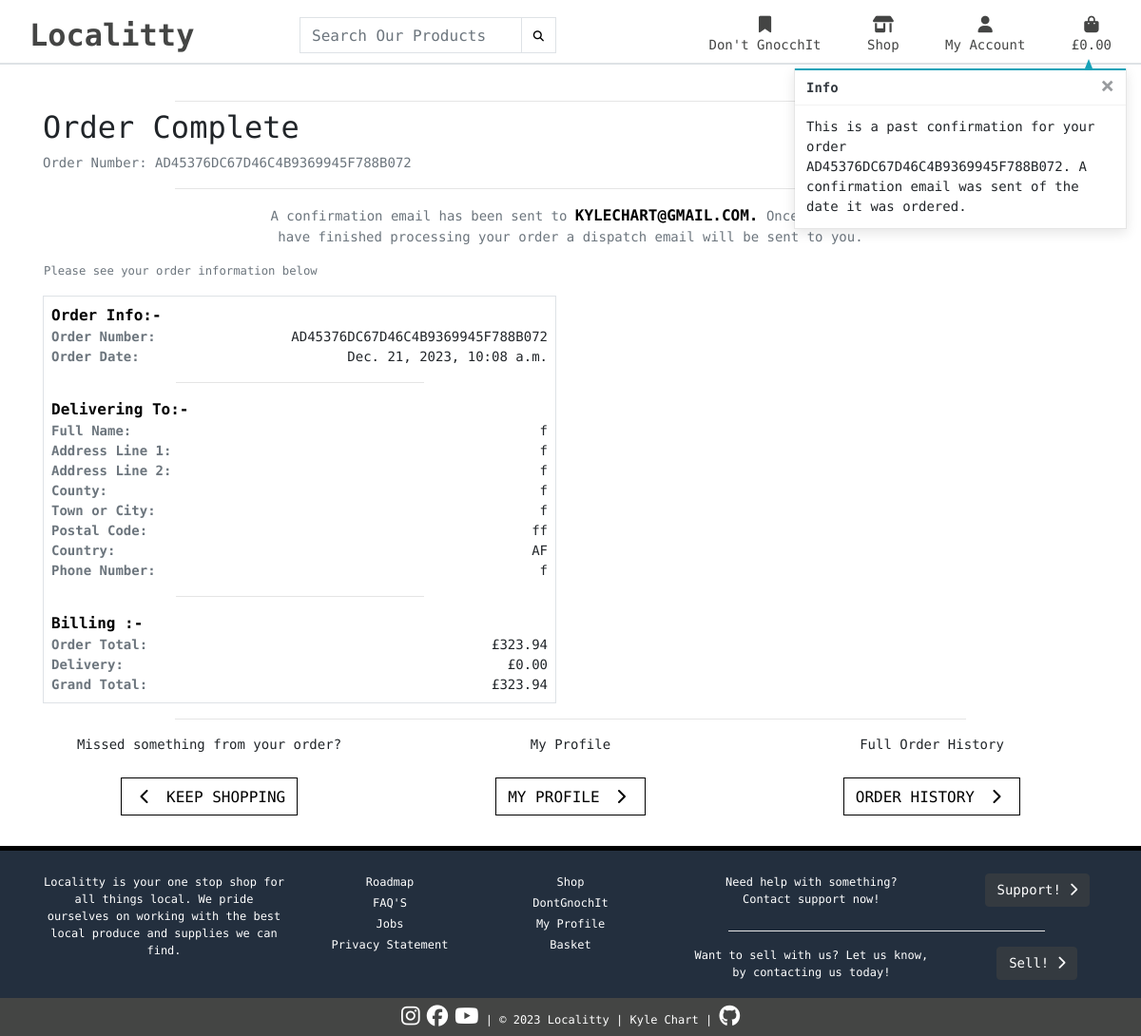
The app's page /profile/order-confirmation/AD45376DC67D46C4B9369945F788B072 (signed in), older data.
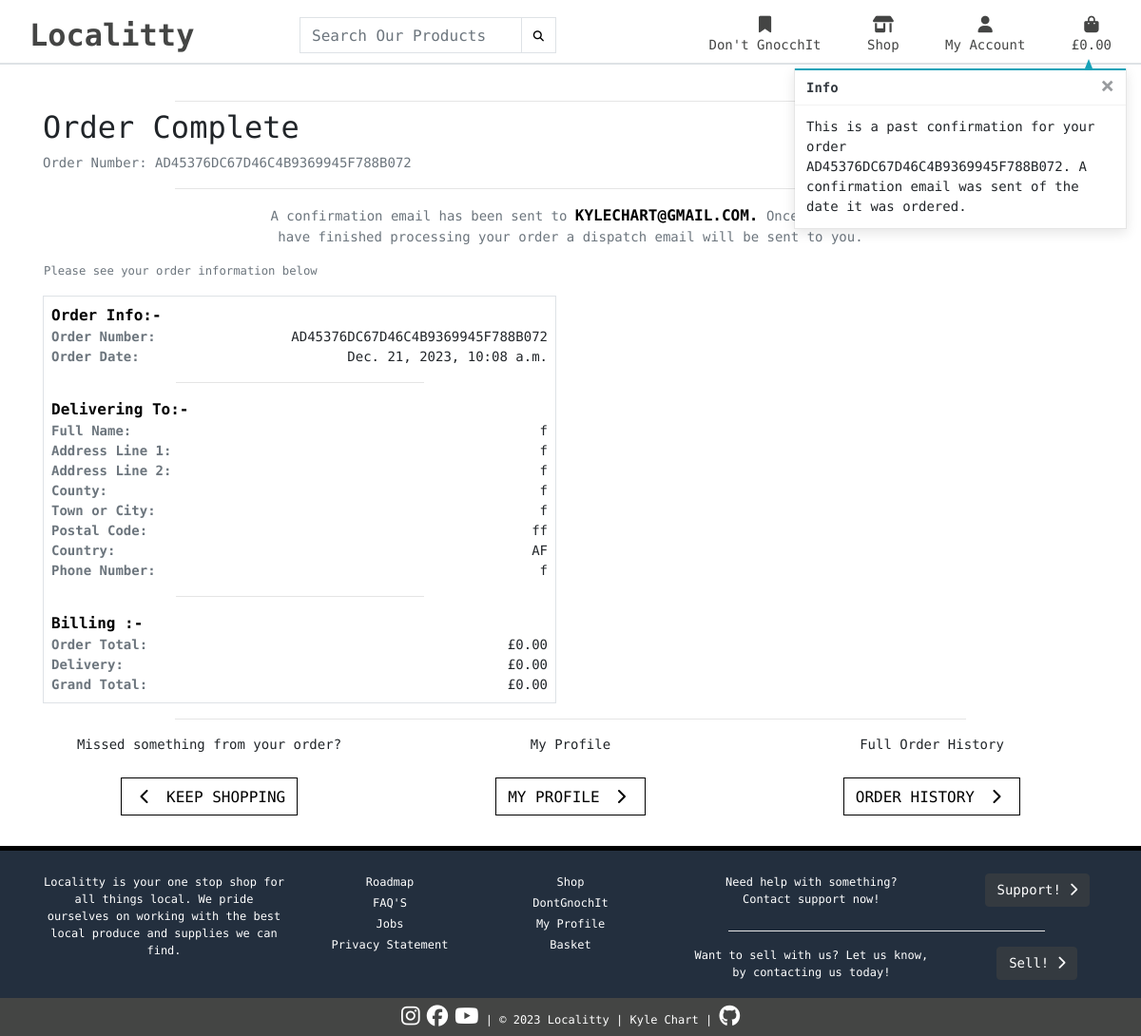
The same page, newer data.
### checkout/models.py (models this page shows, shortened)
class Order(models.Model):
    order_number = models.CharField(max_length=32, null=False, editable=False)
    user_profile = models.ForeignKey(
        UserProfile, on_delete=models.SET_NULL, null=True, blank=True, related_name='orders')
    full_name = models.CharField(max_length=50, null=False, blank=False)
    email = models.EmailField(max_length=254, blank=False, null=False)
    phone_number = models.CharField(max_length=20, null=False, blank=False)
    country = CountryField(blank_label='Country *', null=False, blank=False)
    postcode = models.CharField(max_length=20, null=True, blank=True)
    town_or_city = models.CharField(max_length=40, null=False, blank=False)
    street_address1 = models.CharField(max_length=80, null=False, blank=False)
    street_address2 = models.CharField(max_length=80, null=True, blank=True)
    county = models.CharField(max_length=80, null=True, blank=True)
    date = models.DateTimeField(auto_now_add=True)
    delivery_cost = models.DecimalField(
        max_digits=6, decimal_places=2, null=False, default=0)
    order_total = models.DecimalField(
        max_digits=10, decimal_places=2, null=False, default=0)
    grand_total = models.DecimalField(
        max_digits=10, decimal_places=2, null=False, default=0)
    original_bag = models.TextField(null=False, blank=False, default='')
    stripe_pid = models.CharField(
        max_length=254, null=False, blank=False, default='')
    class Meta:
        verbose_name_plural = 'Order'

### profiles/views.py (the view)
@login_required
def renderorderhistory(request, order_number):
    if not request.user.is_authenticated:
        messages.error(request, f'Sorry, you have to be registered to view this page. \
                       Please log in or make an account and try again.')
        return redirect('account_login')
    orders = get_object_or_404(Order, order_number=order_number)
    messages.info(request, f"This is a past confirmation for your order {order_number}. \
                 A confirmation email was sent of the date it was ordered.")
    template = 'checkout_success.html'
    context = {
        'order': orders,
        'from_profile': True
    }
    return render(request, template, context)

### checkout/templates/checkout_success.html (shortened to what the changed rows need)
{% extends "base.html" %}
{% load static %}
{% block content %}
<div class="container">
    <div class="row">
        <div class="col">
            <hr class="w-75 mb-2">
                <h2 class="page-title">Order Complete</h2>
                <p class="text-muted">Order Number: {{ order.order_number }}</p>
            <hr class="w-75 mt-2">
        </div>
    </div>
    <div class="row">
        <div class="col-12 text-center text-balance">
            <p class="text-muted">
                A confirmation email has been sent to <strong class="text-uppercase text-black">{{ order.email }}.</strong> Once our team have finished processing
                your order a dispatch email will be sent to you.
            </p>
        </div>
    </div>
    <div class="row">
        <div class="col-12 col-lg-6">
            <div class="order-confirmation-wrapper p-2 border">
                <div class="row">
                    <div class="col-12 col-md-8 text-md-right">
                        <p class="mb-0">{{ order.order_number }}</p>
                    </div>
                </div>
                <div class="row">
                    <div class="col-12 col-md-8 text-md-right">
                        <p class="mb-0">{{ order.date }}</p>
                    </div>
                </div>
                <div class="row">
                    <div class="col-12 col-md-8 text-md-right">
                        <p class="mb-0">{{ order.full_name }}</p>
                    </div>
                </div>
                <div class="row">
                    <div class="col-12 col-md-8 text-md-right">
                        <p class="mb-0">{{ order.street_address1 }}</p>
                    </div>
                </div>
                {% if order.street_address2 %}
                <div class="row">
                    <div class="col-12 col-md-4">
                        <p class="mb-0 text-muted font-weight-bold">Address Line 2:</p>
                    </div>
                    <div class="col-12 col-md-8 text-md-right">
                        <p class="mb-0">{{ order.street_address1 }}</p>
                    </div>
                </div>
                {% endif %}
                {% if order.county %}
                <div class="row">
                    <div class="col-12 col-md-4">
                        <p class="mb-0 text-muted font-weight-bold">County:</p>
                    </div>
                    <div class="col-12 col-md-8 text-md-right">
                        <p class="mb-0">{{ order.county }}</p>
                    </div>
                </div>
                {% endif %}
                <div class="row">
                    <div class="col-12 col-md-8 text-md-right">
                        <p class="mb-0">{{ order.town_or_city }}</p>
                    </div>
                </div>
                {% if order.postcode %}
                <div class="row">
                    <div class="col-12 col-md-4">
                        <p class="mb-0 text-muted font-weight-bold">Postal Code:</p>
                    </div>
                    <div class="col-12 col-md-8 text-md-right">
                        <p class="mb-0">{{ order.postcode }}</p>
                    </div>
                </div>
                {% endif %}
                <div class="row">
                    <div class="col-12 col-md-8 text-md-right">
                        <p class="mb-0">{{ order.country }}</p>
                    </div>
                </div>
                <div class="row">
                    <div class="col-12 col-md-8 text-md-right">
                        <p class="mb-0">{{ order.phone_number }}</p>
                    </div>
                </div>
                <div class="row">
                    <div class="col-12 col-md-8 text-md-right">
                        <p class="mb-0">£{{ order.order_total }}</p>
                    </div>
                </div>
                <div class="row">
                    <div class="col-12 col-md-8 text-md-right">
                        <p class="mb-0">£{{ order.delivery_cost }}</p>
                    </div>
                </div>
                <div class="row">
                    <div class="col-12 col-md-8 text-md-right">
                        <p class="mb-0">£{{ order.grand_total }}</p>
                    </div>
                </div>
            </div>
        </div>
    </div>
</div>
{% endblock %}

Row changes from the older to the newer data that the page shows:
changed Order "KYLECHART@GMAIL.COM": order_total "323.94" → "0.00"; grand_total "323.94" → "0.00"
